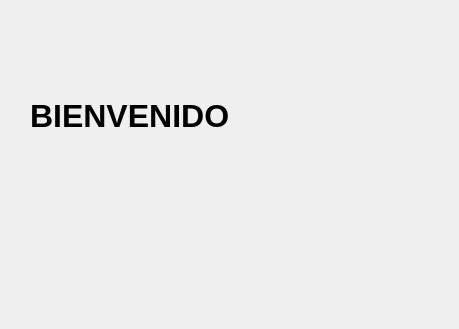
<?xml version="1.0" encoding="UTF-8"?>
<ui version="4.0">
 <class>Dialog</class>
 <widget class="QDialog" name="Dialog">
  <property name="geometry">
   <rect>
    <x>0</x>
    <y>0</y>
    <width>459</width>
    <height>329</height>
   </rect>
  </property>
  <property name="windowTitle">
   <string>Mi Primer Dialog</string>
  </property>
  <widget class="QLabel" name="lbWelcome">
   <property name="geometry">
    <rect>
     <x>30</x>
     <y>90</y>
     <width>391</width>
     <height>51</height>
    </rect>
   </property>
   <property name="font">
    <font>
     <pointsize>24</pointsize>
     <weight>75</weight>
     <bold>true</bold>
    </font>
   </property>
   <property name="text">
    <string>BIENVENIDO</string>
   </property>
  </widget>
 </widget>
 <resources/>
 <connections/>
</ui>
